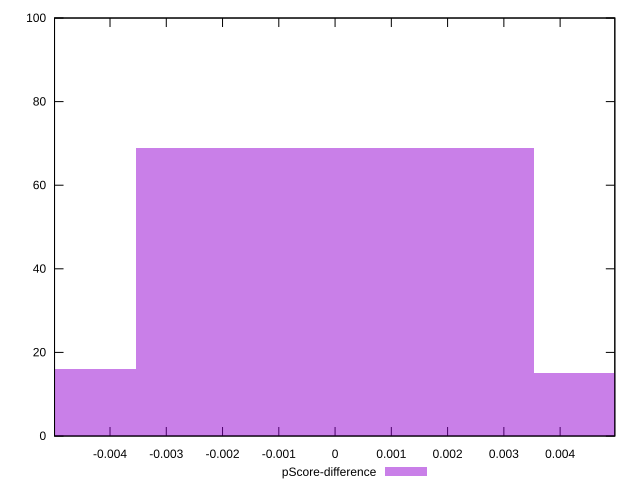

Reproduce this figure in gnuplot.
reset

$pScoreDifference <<EOF
0 69
0.007064443523395938 15
-0.007064443523395938 16
EOF

set key outside below
set boxwidth 0.007064443523395938
set xrange [-0.004986121248972353:0.004972238519667882]
set yrange [0:100]
set trange [0:100]
set style fill transparent solid 0.5 noborder
set terminal svg size 640, 490 enhanced background rgb 'white'
set output "report_0_00242021-02-20T12:25:28.543Z/speed-index/samples/pages+cached/pScore-difference/histogram.svg"

plot $pScoreDifference title "pScore-difference" with boxes

reset
